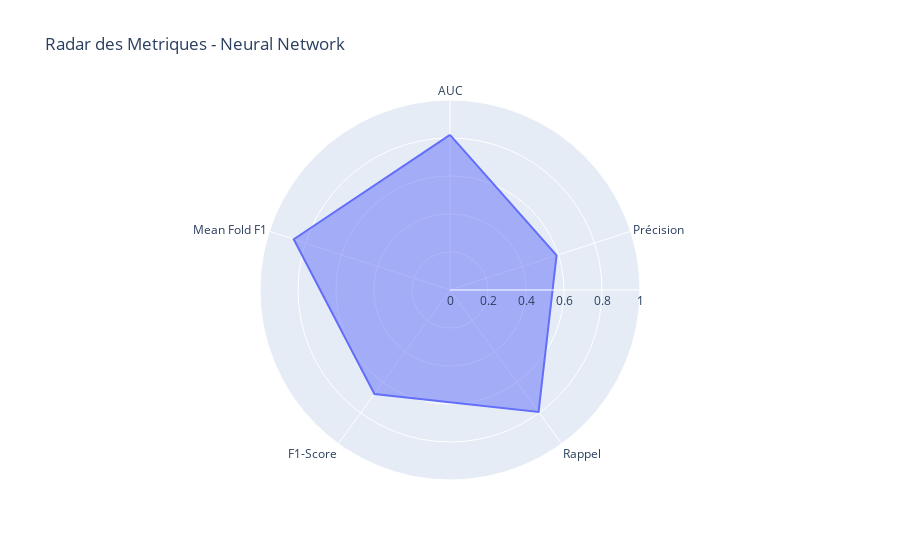
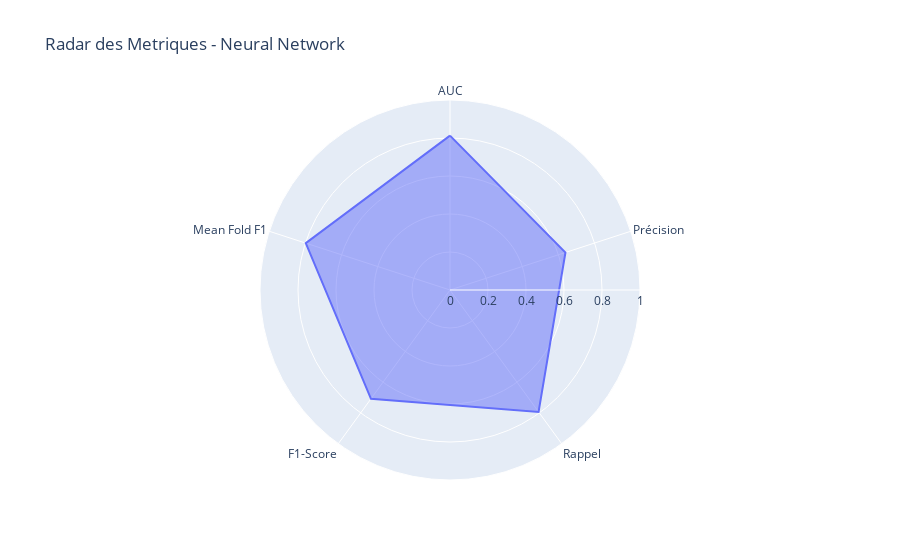

These figures' notebook cell, in order:
### Markdown cell above
> Réseaux de neurones
***

### Code cell
input_dim = merged_df.shape[1]-1 # Taille de l'entrée du réseaux de neurones

num_classes = len(merged_df["diagnosis"].value_counts()) # Nombre de classes (2)

lr = 1e-3 # Learning rate 

nn_model = build_model(input_dim,num_classes,lr) # Création du réseaux de neurones

for red in [True,False] : 
    print(f"------> Reduction = {red}")
    results_nn = train_model(nn_model,merged_df,"diagnosis",verbose=True,reduction=red)

    # Stockage des résultats complets
    all_results[f'NN_{red}'] = results_nn

    # Affectation de la ligne dans le dataframe
    report_df.loc[len(report_df)] = ["nn",
                                    results_nn["accuracy"],
                                    results_nn["precision"],
                                    results_nn["recall"], 
                                    results_nn["f1-score"], 
                                    results_nn["auc_calibrated"],
                                    results_nn["best_threshold"],
                                    results_nn["mean_fold_scores"],red]

### Figure 1 — Plotly figure (JSON) as saved in the notebook; plotly's stock layout.template omitted (floating-point values rounded to 4 significant figures)
{"data": [{"fill": "toself", "hovertemplate": "r=%{r}<br>theta=%{theta}<extra></extra>", "legendgroup": "", "line": {"color": "#636efa", "dash": "solid"}, "marker": {"symbol": "circle"}, "mode": "lines", "name": "", "r": [0.8166, 0.5897, 0.7931, 0.6765, 0.8648, 0.8166], "showlegend": false, "subplot": "polar", "theta": ["AUC", "Précision", "Rappel", "F1-Score", "Mean Fold F1", "AUC"], "type": "scatterpolar"}], "layout": {"legend": {"tracegroupgap": 0}, "polar": {"angularaxis": {"direction": "clockwise", "rotation": 90}, "domain": {"x": [0, 1], "y": [0, 1]}, "radialaxis": {"range": [0, 1], "visible": true}}, "showlegend": false, "title": {"text": "Radar des Metriques - Neural Network"}}}

### Figure 2 — Plotly figure (JSON) as saved in the notebook; plotly's stock layout.template omitted (floating-point values rounded to 4 significant figures)
{"data": [{"fill": "toself", "hovertemplate": "r=%{r}<br>theta=%{theta}<extra></extra>", "legendgroup": "", "line": {"color": "#636efa", "dash": "solid"}, "marker": {"symbol": "circle"}, "mode": "lines", "name": "", "r": [0.8124, 0.6389, 0.7931, 0.7077, 0.7981, 0.8124], "showlegend": false, "subplot": "polar", "theta": ["AUC", "Précision", "Rappel", "F1-Score", "Mean Fold F1", "AUC"], "type": "scatterpolar"}], "layout": {"legend": {"tracegroupgap": 0}, "polar": {"angularaxis": {"direction": "clockwise", "rotation": 90}, "domain": {"x": [0, 1], "y": [0, 1]}, "radialaxis": {"range": [0, 1], "visible": true}}, "showlegend": false, "title": {"text": "Radar des Metriques - Neural Network"}}}
